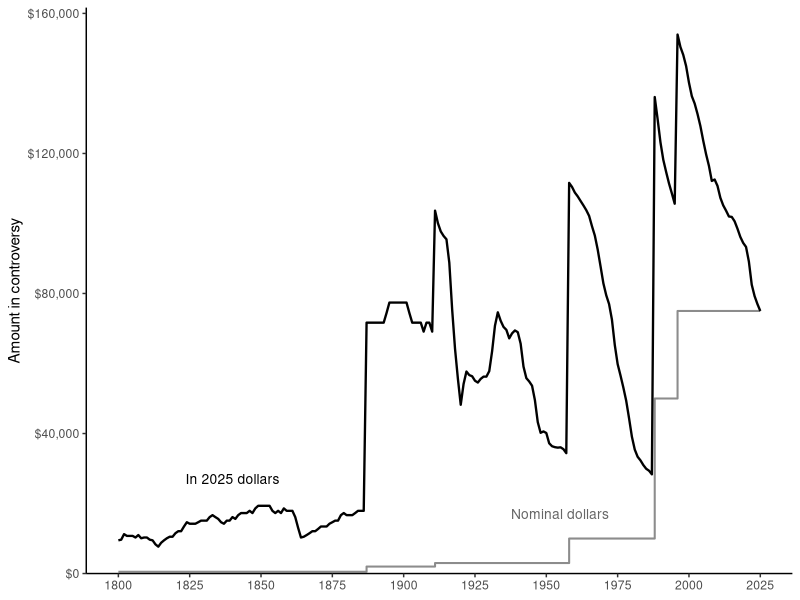

Write the R code that produced this figure.
## ---- chunk 1
#| label: fig-aic
#| fig-cap: "The diversity amount-in-controversy threshold, 1800--2025, in nominal dollars (gray) and in 2025 dollars (black). Each step marks the year Congress raised the threshold. Sources: 28 U.S.C. § 1332 (amendment notes); Fed. Judicial Ctr., *Jurisdiction: Diversity of Citizenship*; Fed. Reserve Bank of Minneapolis, *Consumer Price Index, 1800--* (annual averages)."
#| echo: false
#| fig-width: 6.5
#| fig-height: 3.5
library(ggplot2)

aic <- read.csv("data/aic_threshold.csv")
latest <- aic[nrow(aic), ]
aic$real <- aic$threshold * latest$cpi / aic$cpi

ggplot(aic, aes(year)) +
  geom_step(aes(y = threshold), colour = "grey55", linewidth = 0.7) +
  geom_line(aes(y = real), colour = "black", linewidth = 0.8) +
  annotate("text", x = 1840, y = 27000, label = paste0("In ", latest$year, " dollars"),
           size = 3.5) +
  annotate("text", x = 1972, y = 17000, label = "Nominal dollars",
           colour = "grey40", hjust = 1, size = 3.5) +
  scale_y_continuous(labels = scales::label_dollar(), limits = c(0, NA),
                     expand = expansion(mult = c(0, 0.05))) +
  scale_x_continuous(breaks = seq(1800, 2025, by = 25)) +
  labs(x = NULL, y = "Amount in controversy") +
  theme_classic(base_size = 11)
